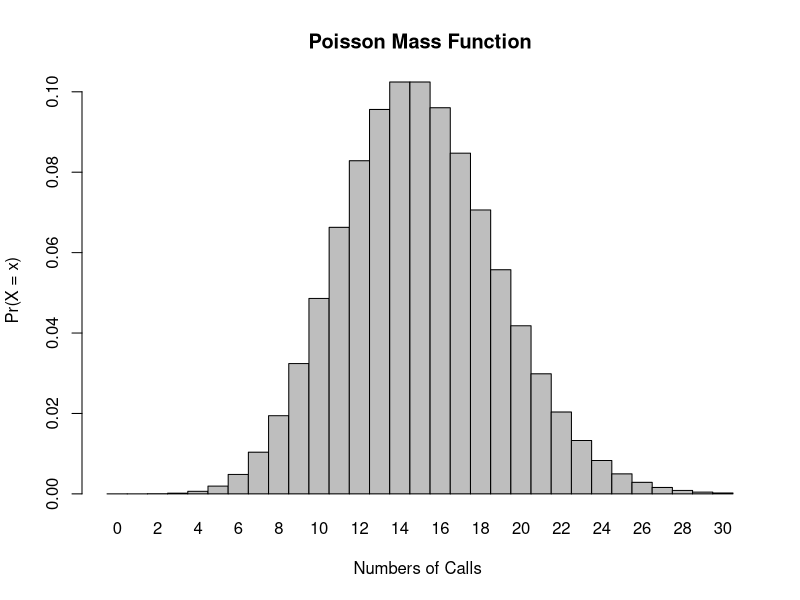
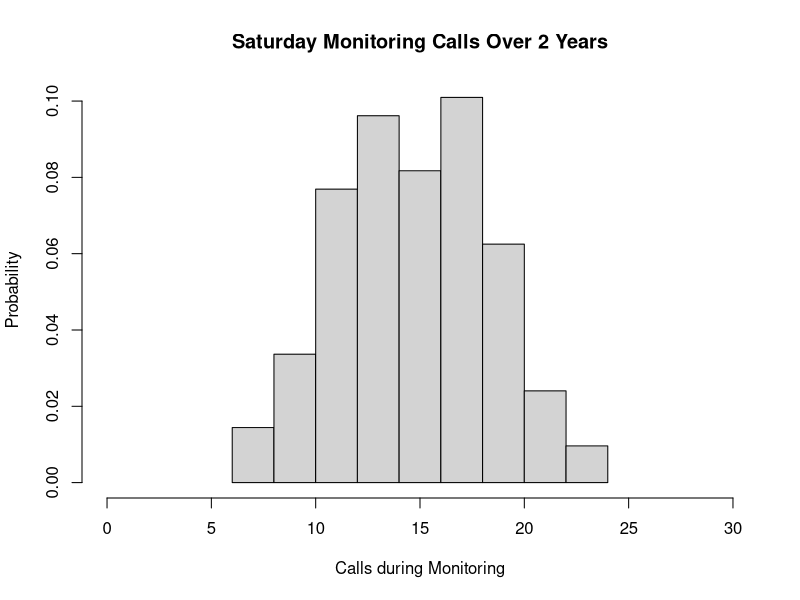

Reproduce these figures in R, in order.
## ---- chunk 1
knitr::opts_chunk$set(echo = TRUE)
## ---- chunk 2
ppois(7, lambda= 15, lower = FALSE) #cumulative probability, upper tail(lower is then False so that it is 8 or more) #need 8 to be 7 because it is 8 or more
#takes 
#I am a little confused why this probability is so high? Maybe it is related to mean curve?
1- ppois(q= 7, lambda= 15) #this also does the same thing
## ---- chunk 3
dbinom(x = 0, size = 6, prob = 1/6)
dpois(0, 15, log = FALSE) #dpois 
#prob of 3 calls or one point
## ---- chunk 4
dbinom(x = 3, size = 6, prob = 1/6)
dpois(3, 15, log = FALSE)
## ---- chunk 5
x <- 0:30
lambda = 15
probset <- dpois(x = x, lambda = lambda)
barplot(probset, names.arg = x, space = 0, xlab = "Numbers of Calls ", ylab = "Pr(X = x)", main = "Poisson Mass Function")
## ---- chunk 6
#set up population
set.seed(1)
Sat_mon <- rpois(104, 15)#number of samples, lambda(poisson stats have weird SDs so they don't include it in the )
Sat_mon
## ---- chunk 7
hist(Sat_mon, xlim = c(0,30), probability = TRUE, main = "Saturday Monitoring Calls Over 2 Years",
    xlab = "Calls during Monitoring", ylab = "Probability")
